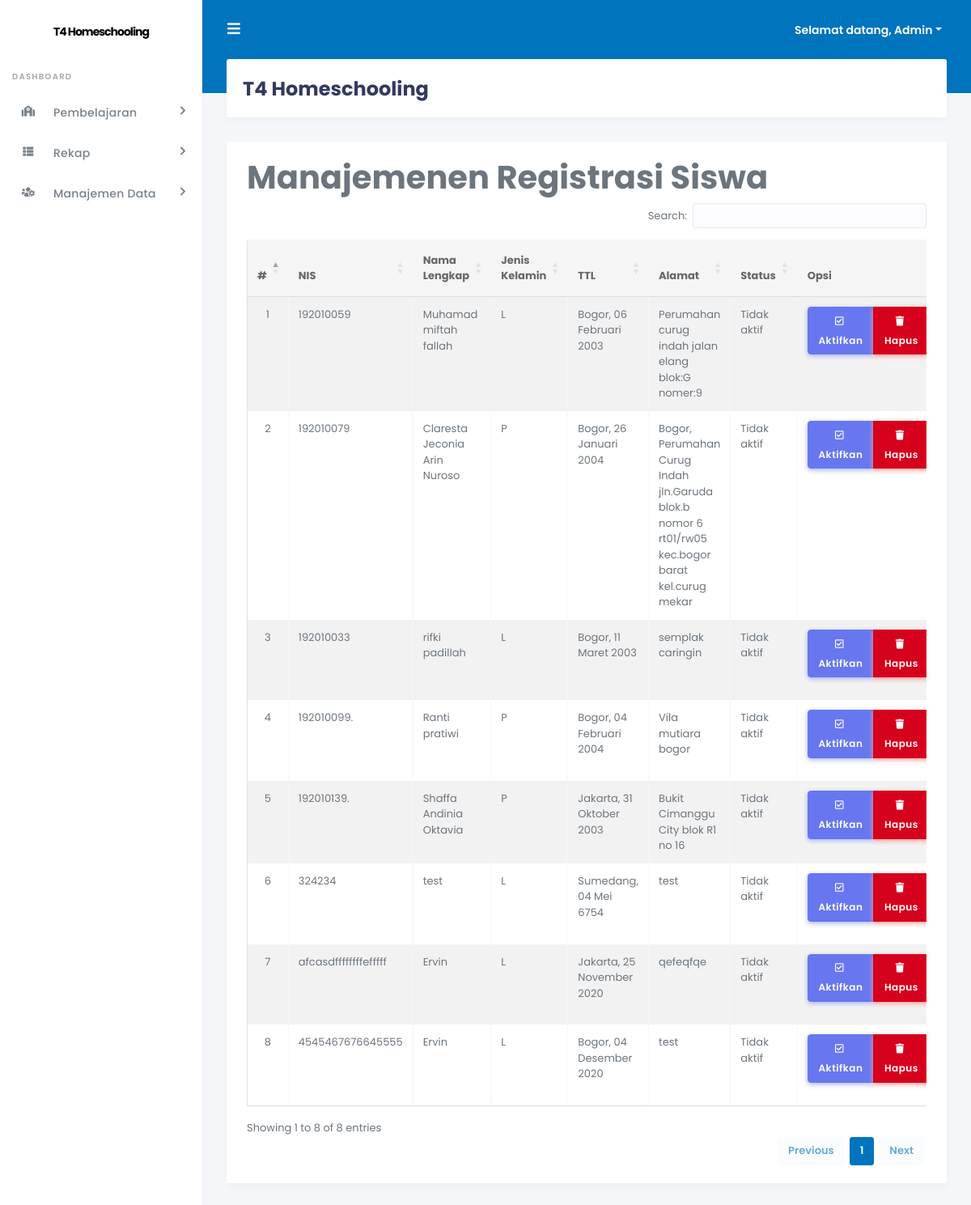
The page /admin/index.php?page=siswaregistrasi (signed in) on the database its author committed.
### tables this page shows
CREATE TABLE `tb_siswa` (
  `id_siswa` int(11) NOT NULL,
  `nis` varchar(20) NOT NULL,
  `nama_lengkap` varchar(50) NOT NULL,
  `tempat_lahir` varchar(20) NOT NULL,
  `tgl_lahir` date NOT NULL,
  `jenis_kelamin` enum('L','P') NOT NULL,
  `agama` varchar(20) NOT NULL,
  `alamat` text NOT NULL,
  `id_kelas` varchar(5) NOT NULL,
  `thn_masuk` int(5) NOT NULL,
  `foto` varchar(100) NOT NULL,
  `username` varchar(40) NOT NULL,
  `password` varchar(40) NOT NULL,
  `pass` varchar(40) NOT NULL,
  `status` enum('aktif','tidak aktif') NOT NULL
);

### +koneksi.php (called while the page is built, shortened)
<?php
function tgl_indo($tgl) {
	$tanggal = substr($tgl,8,2);
	$bulan = getBulan(substr($tgl,5,2));
	$tahun = substr($tgl,0,4);
	return $tanggal.' '.$bulan.' '.$tahun;
}
function getBulan($bln){
	switch ($bln){
		case 1:
			return "Januari";
			break;
		case 2:
			return "Februari";
			break;
		case 3:
			return "Maret";
			break;
		case 5:
			return "Mei";
			break;
		case 10:
			return "Oktober";
			break;
		case 11:
			return "November";
			break;
		case 12:
			return "Desember";
			break;
	}
}
?>

### admin/inc/siswaregistrasi.php (the view, shortened to what this page needs)
<?php
$no = 1;
$id = @$_GET['id'];
if (@$_SESSION['admin']) {
    if (@$_GET['action'] == '') { ?>
    <div class="row">
        <div class="col-md-12">
            <h1 class="page-header">Manajemenen Registrasi Siswa</h1>
        </div>
    </div>
    <div class="row">
        <div class="col-md-12">
            <div class="panel panel-default">
                <div class="panel-body">
                	<div class="table-responsive">
                        <table class="table table-striped table-bordered table-hover" id="registrasisiswa">
                            <thead>
                                <tr>
                                    <th>#</th>
                                    <th>NIS</th>
                                    <th>Nama Lengkap</th>
                                    <th>Jenis Kelamin</th>
                                    <th>TTL</th>
                                    <th>Alamat</th>
                                    <th>Status</th>
                                    <th>Opsi</th>
                                </tr>
                            </thead>
                            <tbody>
                            <?php
                            $sql_siswa = mysqli_query($db, "SELECT * FROM tb_siswa WHERE status = 'tidak aktif'") or die($db->error);
                            if (mysqli_num_rows($sql_siswa) > 0) {
                                while ($data_siswa = mysqli_fetch_array($sql_siswa)) { ?>
    	                            <tr>
    	                                <td align="center"><?php echo $no++; ?></td>
    	                                <td><?php echo $data_siswa['nis']; ?></td>
    	                                <td><?php echo $data_siswa['nama_lengkap']; ?></td>
    	                                <td><?php echo $data_siswa['jenis_kelamin']; ?></td>
    	                                <td><?php echo $data_siswa['tempat_lahir'].", ".tgl_indo($data_siswa['tgl_lahir']); ?></td>
    	                                <td><?php echo $data_siswa['alamat']; ?></td>
    	                                <td><?php echo ucfirst($data_siswa['status']); ?></td>
    	                                <td align="center" width="200px">
                                        <div class="btn-group mb-3" role="group" aria-label="Basic example">
    	                                    <a href="?page=siswaregistrasi&action=aktifkan&id=<?php echo $data_siswa['id_siswa']; ?>" class="btn btn-icon icon-left btn-primary"><i class="far fa-check-square"></i>Aktifkan</a>
                                            <a onclick="return confirm('Yakin akan menghapus data ?');" href="?page=siswaregistrasi&action=hapus&id=<?php echo $data_siswa['id_siswa']; ?>" class="btn btn-icon icon-left btn-danger"><i class="fas fa-trash"></i>Hapus</a>
                                             </div>
                                      </td>
    	                            </tr>
    	                        <?php
                                }
                            } else { ?>
    							<tr>
                                    <td colspan="8" align="center">Data tidak ditemukan</td>
    							</tr>
    		                	<?php
                            } ?>
                            </tbody>
                        </table>
                    </div>
                </div>
            </div>
    	</div>
    </div>
    <?php
    } elseif (@$_GET['action'] == 'aktifkan') {
        mysqli_query($db, "UPDATE tb_siswa SET status = 'aktif' WHERE id_siswa = '$id'") or die($db->error);
        echo "<script>window.location='?page=siswaregistrasi';</script>";
    } elseif (@$_GET['action'] == 'hapus') {
        mysqli_query($db, "DELETE FROM tb_siswa WHERE id_siswa = '$id'") or die($db->error);
        echo "<script>window.location='?page=siswaregistrasi';</script>";
    }
} ?>

### admin/index.php (shortened to what this page needs)
<?php
include "../+koneksi.php";
if (@$_SESSION['admin'] || @$_SESSION['pengajar']) {
    ?>
<!DOCTYPE html>
<html>
<head>
    <link rel="stylesheet" href="https://stackpath.bootstrapcdn.com/bootstrap/4.4.1/css/bootstrap.min.css">
    <link rel="stylesheet" href="https://use.fontawesome.com/releases/v5.7.2/css/all.css">
    <link href="http://cdnjs.cloudflare.com/ajax/libs/summernote/0.8.9/summernote.css" rel="stylesheet">
    <link rel="stylesheet" type="text/css" href="https://cdn.datatables.net/1.10.22/css/dataTables.bootstrap4.min.css"/>
    <link rel="stylesheet" type="text/css" href="https://cdn.datatables.net/buttons/1.6.5/css/buttons.bootstrap4.min.css"/>
    <link rel="stylesheet" type="text/css" href="https://cdn.datatables.net/fixedcolumns/3.3.1/css/fixedColumns.bootstrap4.min.css"/>
    <link rel="stylesheet" type="text/css" href="https://cdn.datatables.net/fixedheader/3.1.7/css/fixedHeader.bootstrap4.min.css"/>
    <link rel="stylesheet" type="text/css" href="https://cdn.datatables.net/keytable/2.5.3/css/keyTable.bootstrap4.min.css"/>
    <link rel="stylesheet" type="text/css" href="https://cdn.datatables.net/responsive/2.2.6/css/responsive.bootstrap4.min.css"/>
    <link rel="stylesheet" type="text/css" href="https://cdn.datatables.net/scroller/2.0.3/css/scroller.bootstrap4.min.css"/>
    <link rel="stylesheet" type="text/css" href="https://cdn.datatables.net/searchbuilder/1.0.0/css/searchBuilder.bootstrap4.min.css"/>
    <link rel="stylesheet" type="text/css" href="https://cdn.datatables.net/searchpanes/1.2.1/css/searchPanes.bootstrap4.min.css"/>
    <link rel="stylesheet" type="text/css" href="https://cdn.datatables.net/select/1.3.1/css/select.bootstrap4.min.css"/>
    <link rel="stylesheet" href="stisla/assets/css/style.css">
    <link rel="stylesheet" href="stisla/assets/css/components.css">
</head>
<body>
  <div id="app">
    <div class="main-wrapper">
      <div class="navbar-bg"></div>
      <nav class="navbar navbar-expand-lg main-navbar">
        <form class="form-inline mr-auto">
          <ul class="navbar-nav mr-3">
            <li><a href="#" data-toggle="sidebar" class="nav-link nav-link-lg"><i class="fas fa-bars"></i></a></li>
          </ul>
        </form>
        <ul class="navbar-nav navbar-right">
          <li class="dropdown"><a href="#" data-toggle="dropdown" class="nav-link dropdown-toggle nav-link-lg nav-link-user">
            <div class="d-sm-none d-lg-inline-block">Selamat datang,
              <?php
              if (@$_SESSION['admin']) {
                  $sesi_id = @$_SESSION['admin'];
                  $level = "admin";
              } elseif (@$_SESSION['pengajar']) {
                  $sesi_id = @$_SESSION['pengajar'];
                  $level = "pengajar";
              }
    if ($level == 'admin') {
        $sql_terlogin = mysqli_query($db, "SELECT * FROM tb_admin WHERE id_admin = '$sesi_id'") or die($db->error);
    } elseif ($level == 'pengajar') {
        $sql_terlogin = mysqli_query($db, "SELECT * FROM tb_pengajar WHERE id_pengajar = '$sesi_id'") or die($db->error);
    }
    $data_terlogin = mysqli_fetch_array($sql_terlogin);
    echo ucfirst($data_terlogin['username']); ?>
              </div></a>
          </li>
        </ul>
      </nav>
      <div class="main-sidebar">
        <aside id="sidebar-wrapper">
          <div class="sidebar-brand">
            <a href="./">T4 Homeschooling</a>
          </div>
          <ul class="sidebar-menu">
              <li class="menu-header">Dashboard</li>
              <?php
              if (@$_SESSION['admin']) {
                  ?>
                  <li class="nav-item dropdown">
                    <a href="#" class="nav-link has-dropdown"><i class="fas fa-school"></i><span>Pembelajaran</span></a>
              </li>
                      <li class="nav-item dropdown">
                        <a href="#" class="nav-link has-dropdown"><i class="fas fa-th-list"></i><span>Rekap</span></a>
                  </li>
                  <li class="nav-item dropdown">
                    <a href="#" class="nav-link has-dropdown"><i class="fas fa-users-cog"></i><span>Manajemen Data</span></a>
                  </li>
          <?php
              } ?>
          </ul>
        </aside>
      </div>
      <div class="main-content">
        <section class="section">
          <div class="section-header">
            <h1>T4 Homeschooling</h1>
          </div>
          <div class="section-body">
            <div class="card-wrap">
            <div class="row">
              <div class="col-12">
                <div class="card">
            <div class="card-body">
                <?php
                if (@$_GET['page'] == '') {
                    include "inc/dashboard.php";
                } elseif (@$_GET['page'] == 'pengajar') {
                    include "inc/pengajar.php";
                } elseif (@$_GET['page'] == 'siswaregistrasi') {
                    include "inc/siswaregistrasi.php";
                } elseif (@$_GET['page'] == 'siswa') {
                    include "inc/siswa.php";
                } elseif (@$_GET['page'] == 'kelas') {
                    include "inc/kelas.php";
                } elseif (@$_GET['page'] == 'mapel') {
                    include "inc/mapel.php";
                } elseif (@$_GET['page'] == 'quiz') {
                    include "inc/quiz.php";
                } elseif (@$_GET['page'] == 'tugas') {
                    include "inc/tugas.php";
                } elseif (@$_GET['page'] == 'materi') {
                    include "inc/materi.php";
                } elseif (@$_GET['page'] == 'pengumuman') {
                    include "inc/pengumuman.php";
                } elseif (@$_GET['page'] == 'jurnal') {
                    include "inc/jurnal.php";
                } elseif (@$_GET['page'] == 'rekappresensisiswa') {
                    include "inc/rekappresensisiswa.php";
                } elseif (@$_GET['page'] == 'rekapjurnalpengajar') {
                    include "inc/rekapjurnalpengajar.php";
                } elseif (@$_GET['page'] == 'rekapnilaisiswa') {
                    include "inc/rekapnilaisiswa.php";
                } elseif (@$_GET['page'] == 'rekapnilaitugas') {
                    include "inc/rekapnilaitugas.php";
                } elseif (@$_GET['page'] == 'importdatapengajar') {
                    include "inc/form_import_data_pengajar.php";
                } elseif (@$_GET['page'] == 'importtugas') {
                    include "inc/form_import_tugas.php";
                } elseif (@$_GET['page'] == 'meet') {
                    include "inc/meet.php";
                } elseif (@$_GET['page'] == 'room1') {
                    include "vcon/iframe/iframe-room1.php";
                } elseif (@$_GET['page'] == 'room2') {
                    include "vcon/iframe/iframe-room2.php";
                } elseif (@$_GET['page'] == 'room3') {
                    include "vcon/iframe/iframe-room3.php";
                } elseif (@$_GET['page'] == 'room4') {
                    include "vcon/iframe/iframe-room4.php";
                } elseif (@$_GET['page'] == 'room-rapat-guru') {
                    include "vcon/room-rapat-guru.php";
                } else {
                    echo "<div class='col-xs-12'><div class='alert alert-danger'>[404] Halaman tidak ditemukan! Silahkan pilih menu yang ada!</div></div>";
                } ?>
              </div>
              </div>
            </div>
          </div>
              </div>
            </section>
          </div>
            </div>
        </div>
</body>
</html>
<?php
} else {
                    include "login.php";
                }
?>

### rows shown on the page
tb_siswa: nis "192010059", nama_lengkap "Muhamad miftah fallah", jenis_kelamin "L", tempat_lahir "Bogor", tgl_lahir "06 Februari 2003", alamat "Perumahan curug indah jalan elang blok:G nomer:9", status "Tidak aktif"
tb_siswa: nis "192010079", nama_lengkap "Claresta Jeconia Arin Nuroso", jenis_kelamin "P", tempat_lahir "Bogor", tgl_lahir "26 Januari 2004", alamat "Bogor, Perumahan Curug Indah jln.Garuda blok.b nomor 6 rt01/rw05 kec.bogor barat kel.curug mekar", status "Tidak aktif"
tb_siswa: nis "192010033", nama_lengkap "rifki padillah", jenis_kelamin "L", tempat_lahir "Bogor", tgl_lahir "11 Maret 2003", alamat "semplak caringin", status "Tidak aktif"
tb_siswa: nis "192010099.", nama_lengkap "Ranti pratiwi", jenis_kelamin "P", tempat_lahir "Bogor", tgl_lahir "04 Februari 2004", alamat "Vila mutiara bogor", status "Tidak aktif"
tb_siswa: nis "192010139.", nama_lengkap "Shaffa Andinia Oktavia", jenis_kelamin "P", tempat_lahir "Jakarta", tgl_lahir "31 Oktober 2003", alamat "Bukit Cimanggu City blok R1 no 16", status "Tidak aktif"
tb_siswa: nis "324234", nama_lengkap "test", jenis_kelamin "L", tempat_lahir "Sumedang", tgl_lahir "04 Mei 6754", alamat "test", status "Tidak aktif"
tb_siswa: nis "afcasdffffffffefffff", nama_lengkap "Ervin", jenis_kelamin "L", tempat_lahir "Jakarta", tgl_lahir "25 November 2020", alamat "qefeqfqe", status "Tidak aktif"
tb_siswa: nis "4545467676645555", nama_lengkap "Ervin", jenis_kelamin "L", tempat_lahir "Bogor", tgl_lahir "04 Desember 2020", alamat "test", status "Tidak aktif"

### other values the page prints
$data_terlogin['username'] "Admin"
